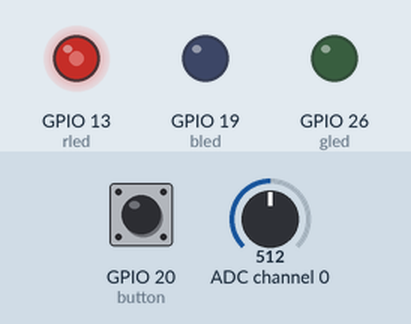
Recording of a program running on a simulated Raspberry Pi (BCM pin numbers). On the bench: output pins drawn as LEDs (lit = HIGH). Inputs (shaded band) come from the test bench; at power-on: ADC channel 0 = 512, GPIO 20 (button) HIGH (analog values on the 0–1023 scale).

Above: at 1.2 s.
1.3 s: ADC channel 0 set to 716
At 2.6 s:
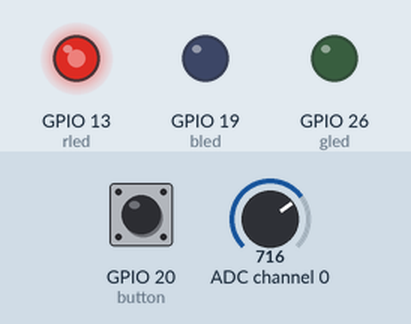
2.9 s: GPIO 20 (button) pulled LOW for 0.15 s
At 4.0 s:
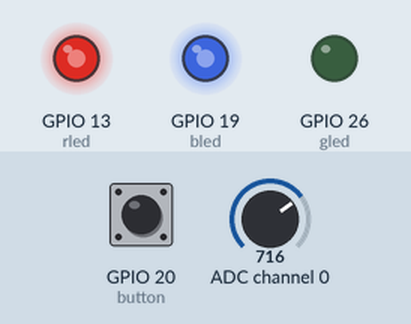
4.5 s: ADC channel 0 set to 900
At 5.6 s:
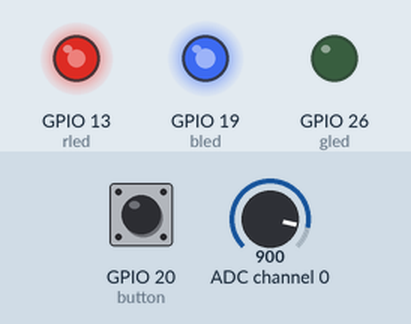
6.1 s: GPIO 20 (button) pulled LOW for 1 s
At 6.9 s:
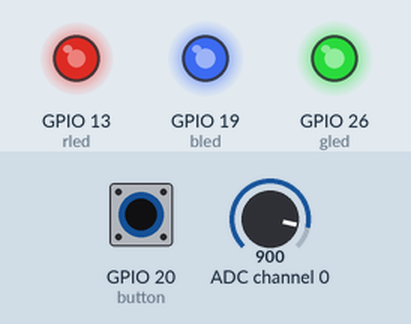
8.6 s: GPIO 20 (button) pulled LOW for 0.15 s
At 9.2 s:
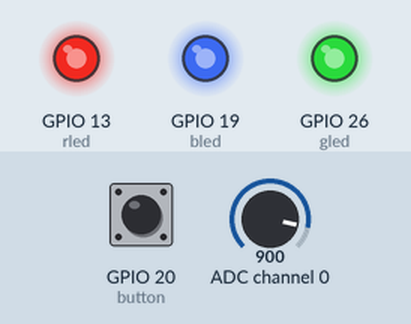
10.2 s: ADC channel 0 set to 511
At 10.8 s:
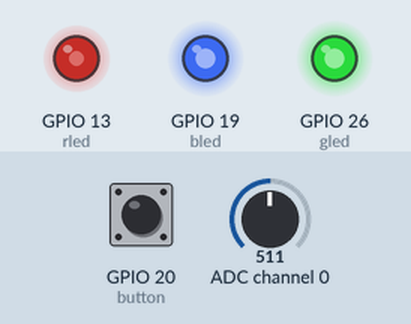
Timing chart, 0 to 12.8 s (numbered marks = the images above; inputs shaded):
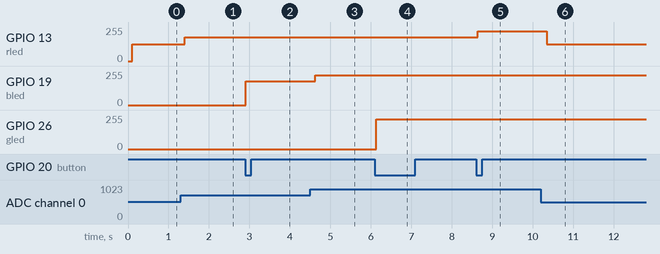

Measured:
- after the input at 1.3 s, GPIO 13 (rled): 127/255 → 178/255 after 0.11 s
- after the input at 2.9 s, GPIO 19 (bled): 0/255 → 178/255 at once
- after the input at 4.5 s, GPIO 19 (bled): 178/255 → 224/255 after 0.12 s
- after the input at 6.1 s, GPIO 26 (gled): 0/255 → 224/255 at once
- after the input at 8.6 s, GPIO 13 (rled): 178/255 → 224/255 at once
- after the input at 10.2 s, GPIO 13 (rled): 224/255 → 127/255 after 0.15 s

The program:

prob5.py
```python
import smbus
from gpiozero import PWMOutputDevice
from gpiozero import Button
from time import sleep

#creating the led objects
rled = PWMOutputDevice(13)
bled = PWMOutputDevice(19)
gled = PWMOutputDevice(26)
#creating the ADC and button objects
mybus = smbus.SMBus(1)
button = Button(20,pull_up=True)

#array of each of the led objects, this is for switching between them as the button is clicked
leds = [rled,bled,gled]
#sets the initial value of position
position = 0

#function for when the button is pressed
def pressed():
    #the following loops the array back to zero when the user reaches the end
    global position
    if position == 2:
        position = 0
    else:
        position = position + 1

button.when_pressed = pressed

while True:

    mybus.write_byte(0x4b, 0x84)
    sleep(0.1)
    to_print = mybus.read_byte(0x4b) #reads the value of the potentiometer

    #gets a value of zero to one of the location of the potentiometer
    power = (to_print/255)
    #sets the selected leds value (brightness) to the potentiometer value
    leds[position].value = (power)
```
